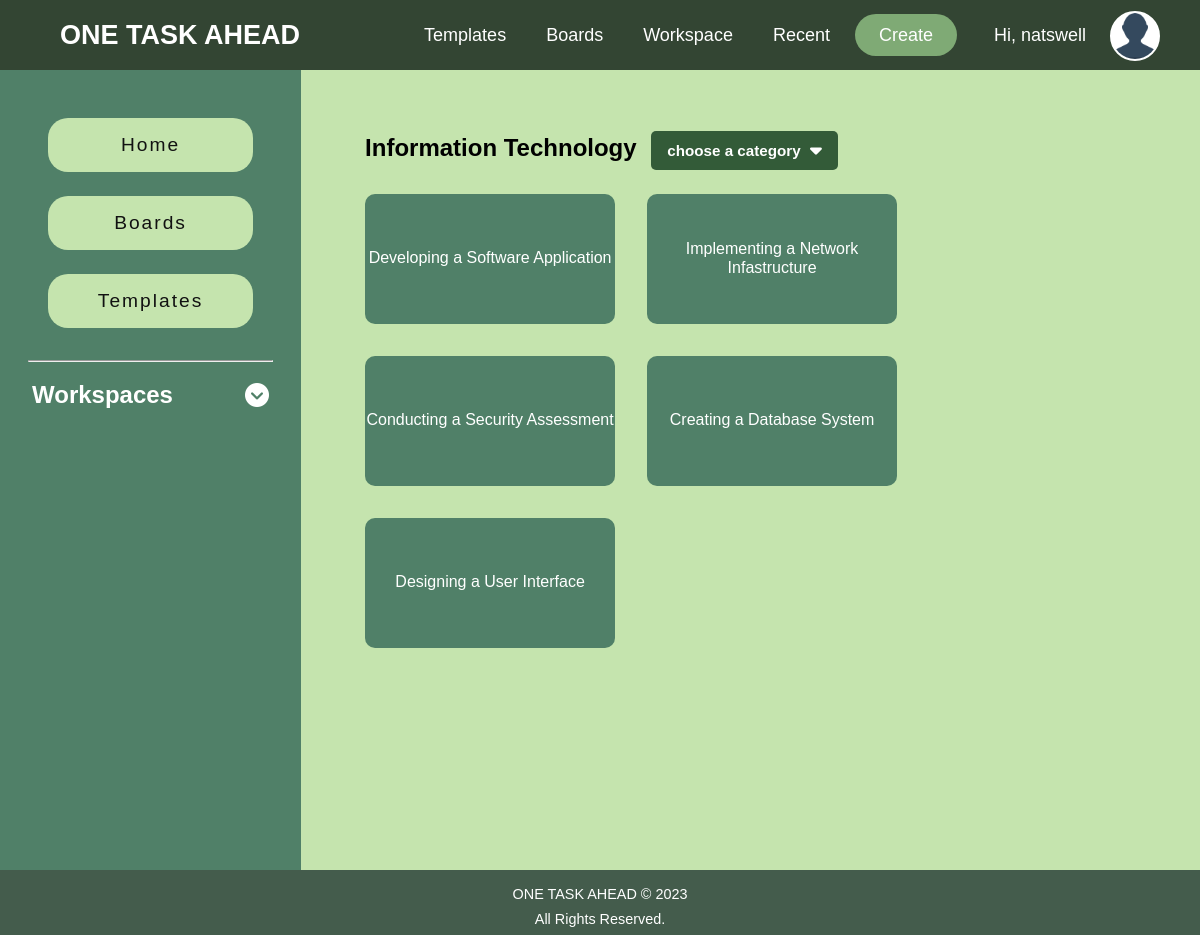
The app's page /html/category_templates.php?workspace_id=1&id=4 (signed in) with its own data.
### tables this page shows
CREATE TABLE `category` (
  `categ_id` int(11) NOT NULL,
  `categ_name` varchar(128) NOT NULL
);

CREATE TABLE `template` (
  `template_id` int(99) NOT NULL,
  `temp_name` varchar(99) NOT NULL,
  `categ_id` int(11) NOT NULL
);

### php/functions.php (the view, shortened to what this page needs)
<?php
function getTableRowById($conn, $table, $table_id, $id)
{
    $sql = "SELECT * FROM $table WHERE $table_id = $id";
    $result = mysqli_query($conn, $sql);
    return mysqli_fetch_assoc($result);
}
function getCategoryTemplates($conn, $categ_id)
{
    $sql = "SELECT * FROM template WHERE categ_id = $categ_id";
    $result = mysqli_query($conn, $sql);
    return $result;
}
function renderTemplates($result)
{
    if (mysqli_num_rows($result) > 0) {
        while ($row = mysqli_fetch_assoc($result)) {
            echo '<a href="./board.php' . (isset($_GET['workspace_id']) ? '?workspace_id=' . $_GET['workspace_id'] : '?workspace_id=1'). '&id=' . $row['template_id'] . '"><div class="card">' . $row['temp_name'] . '</div></a>';
        }
    } else {
        echo "No categories found.";
    }
}

### html/category_templates.php
<?php include('../php/header.php') ?>
<?php include('../php/dbh.php') ?>
<?php include('../php/functions.php') ?>
<div class="content">
    <div class="categories">
        <?php
        $categ_id = isset($_GET["id"]) ? $_GET["id"] : null;
        $category_data = getTableRowById($conn, "category", "categ_id", $categ_id);
        ?>
        <h2><?php echo $category_data['categ_name']; ?> <span class="category-btn">choose a category
                <i class="fa-solid fa-caret-down fa-lg" style="color: #ffffff; margin-left:5px;"></i></span></h2>
        <div class="">
            <div class="container">
                <?php
                $templates = getCategoryTemplates($conn, $categ_id);
                renderTemplates($templates);
                ?>
            </div>
        </div>
    </div>
</div>
</div>
<footer>
    <p>ONE TASK AHEAD © 2023</p>
    <p>All Rights Reserved.</p>
</footer>
</body>
</html>

### css/styles.css (style rules this page uses)
* { margin: 0; padding: 0; box-sizing: border-box; font-family: "Poppins", sans-serif; }
body { display: flex; flex-direction: column; }
.content { background-color: #c5e4ae; width: 100%; padding: 2.5rem; }
.content a { text-decoration: none; }
.category-btn { background-color: #335b38; color: white; border-radius: 5px; padding: 0.7rem 1rem; font-size: 0.95rem; margin-left: 8px; }
.categories { display: flex; gap: 2rem; flex-wrap: wrap; background-color: #c5e4ae; width: 100%; padding: 1.5rem; }
.categories a { text-decoration: none; }
.categories .container { display: flex; align-items: center; gap: 2rem; flex-wrap: wrap; margin-bottom: 1rem; }
.categories .card { color: white; background-color: #508068; width: 250px; height: 130px; display: flex; justify-content: center; align-items: center; border-radius: 10px; text-align: center; }

### css/nav_bar.css (style rules this page uses)
* { margin: 0; padding: 0; box-sizing: border-box; font-family: "Poppins", sans-serif; }

### css/footer.css (style rules this page uses)
footer { background-color: #445c4c; width: 100%; margin-top: auto; color: white; display: flex; align-items: center; justify-content: center; flex-direction: column; gap: 0.5rem; padding-top: 1rem; padding-bottom: 0.5rem; font-size: 0.9rem; }

### records on screen
category: categ_name "Information Technology"
template: temp_name "Developing a Software Application"
template: temp_name "Implementing a Network Infastructure"
template: temp_name "Conducting a Security Assessment"
template: temp_name "Creating a Database System"
template: temp_name "Designing a User Interface"

### other values on screen
$_SESSION['username'] "natswell"
